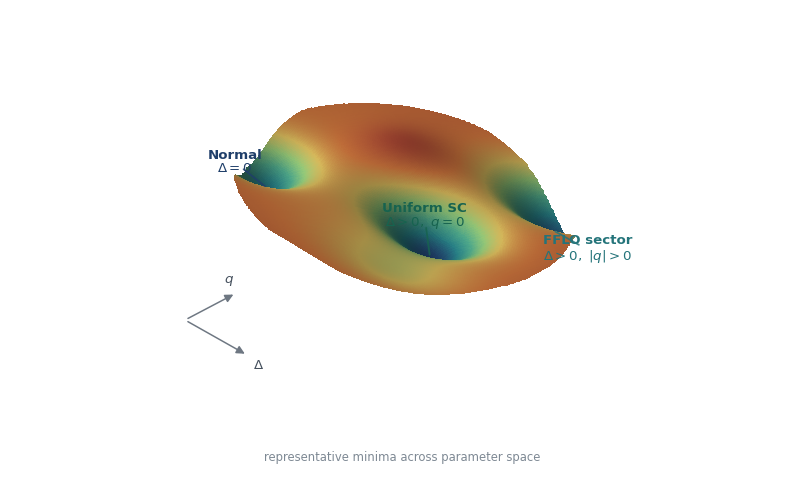
#> input picture figures/fig1_engine_v3/landscape_asset_gate/candidate_A_compact_hero.png, 805 x 480 px
$ python -i build_landscape_gate.py   (imports and definitions only)
#> lines starting #> are read from the running program, lines starting #| are printed output that depends on the picture
#> further down, picture is the input picture: PIL image 805x480 RGBA; mean R, G, B, A 241.3, 238.3, 232.4, 255
#!/usr/bin/env python3
"""Build the compact thermodynamic-landscape A/B asset gate without touching Fig.1."""

from __future__ import annotations

import csv
import hashlib
import json
import math
import shutil
import sys
import tempfile
from dataclasses import dataclass
from pathlib import Path

import matplotlib as mpl
# [1 line not run here, left out]
import matplotlib.pyplot as plt
import numpy as np
import yaml
from matplotlib.colors import LightSource, LinearSegmentedColormap
from matplotlib.lines import Line2D
from mpl_toolkits.mplot3d import proj3d
from PIL import Image, ImageChops, ImageDraw, ImageFilter, ImageOps


HERE = Path(__file__).resolve().parent
V3 = HERE.parent
PROJECT_ROOT = V3.parents[1]
sys.path.insert(0, str(HERE))
from validate_landscape_geometry import self_test, validate  # noqa: E402


CANVAS = (805, 480)
DPI = 120
AXES_RECT = [0.025, 0.04, 0.95, 0.92]
PALETTE = ["#203F6A", "#24747A", "#46957A", "#87B66D", "#D3B65A", "#D1773E", "#A94733"]
MINIMA = {
    "normal": (0.07, -0.23),
    "uniform": (0.58, 0.00),
    "fflo": (0.74, 0.64),
}
LABEL_TEXT = {
    "normal": ("Normal", r"$\Delta=0$"),
    "uniform": ("Uniform SC", r"$\Delta>0,\ q=0$"),
    "fflo": ("FFLO sector", r"$\Delta>0,\ |q|>0$"),
}
LABEL_COLORS = {"normal": "#203F6A", "uniform": "#17634F", "fflo": "#24747A"}
LABEL_OFFSETS = {"normal": (-30, -24), "uniform": (-5, -38), "fflo": (32, 18)}
PROHIBITED = [
    "topology determined by free-energy depth",
    "cFFLO and tFFLO are simultaneous minima at one parameter point",
    "ML replaces the solver",
]


@dataclass(frozen=True)
class Camera:
    camera_id: str
    elev: float
    azim: float
    box_aspect: tuple[float, float, float]


CAMERAS = [
    Camera("camera_1", 27, -58, (1.45, 1.00, 0.82)),
    Camera("camera_2", 30, -50, (1.40, 1.00, 0.86)),
    Camera("camera_3", 33, -44, (1.35, 1.00, 0.82)),
    Camera("camera_4", 29, -54, (1.42, 1.00, 0.90)),
    Camera("camera_5", 32, -42, (1.34, 1.00, 0.78)),
    Camera("camera_6", 34, -40, (1.30, 1.00, 0.74)),
]


def sha256(path: Path) -> str:
    return hashlib.sha256(path.read_bytes()).hexdigest()


# [9 lines left out: function illustrative_surface, not called in this run]


def surface_value(delta: float, q: float) -> float:
    return float(illustrative_surface(np.asarray(delta), np.asarray(q)))


# [5 lines left out: function _mesh, not called in this run]


def _terrain_domain(delta: np.ndarray, q: np.ndarray) -> np.ndarray:
    """Compact illustrative parameter-space patch; not a physical phase boundary."""
    return ((delta - 0.49) / 0.51) ** 2 + ((q + 0.01) / 0.80) ** 2 <= 1.0


# [4 lines left out: function _project, not called in this run]


def _triangle_area(points: list[tuple[float, float]]) -> float:
    (x1, y1), (x2, y2), (x3, y3) = points
    return abs(x1 * (y2 - y3) + x2 * (y3 - y1) + x3 * (y1 - y2)) / 2


def _axis_angle(first: np.ndarray, second: np.ndarray) -> float:
    cosine = float(np.dot(first, second) / (np.linalg.norm(first) * np.linalg.norm(second)))
    return math.degrees(math.acos(max(-1.0, min(1.0, cosine))))


# [329 lines left out: functions _surface_figure, measure_camera, _choose_cameras, _label_candidate, build_candidate, audit_current and 3 more, not called in this run]


def _blur_saliency(image: Image.Image) -> Image.Image:
    gray = ImageOps.grayscale(image.convert("RGB"))
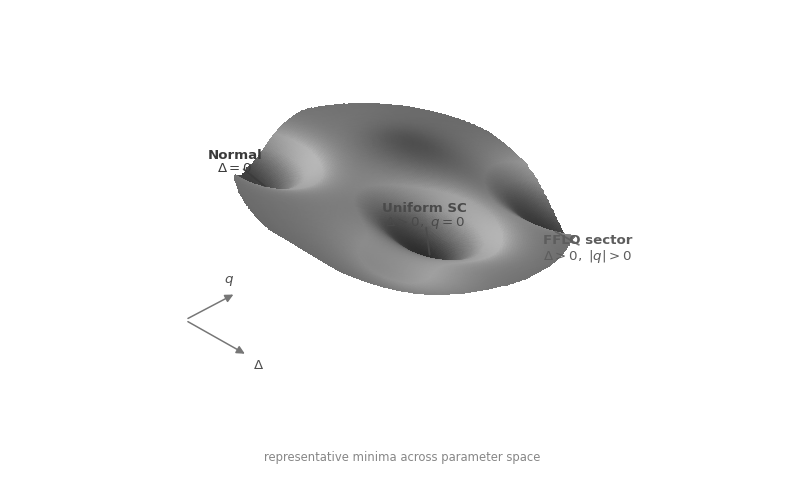
#> gray: PIL image 805x480 L; min 45, max 255, mean 238.5
    blurred = gray.filter(ImageFilter.GaussianBlur(radius=max(2.0, image.width * 0.00375)))
    ink = ImageChops.difference(Image.new("L", gray.size, 255), blurred)
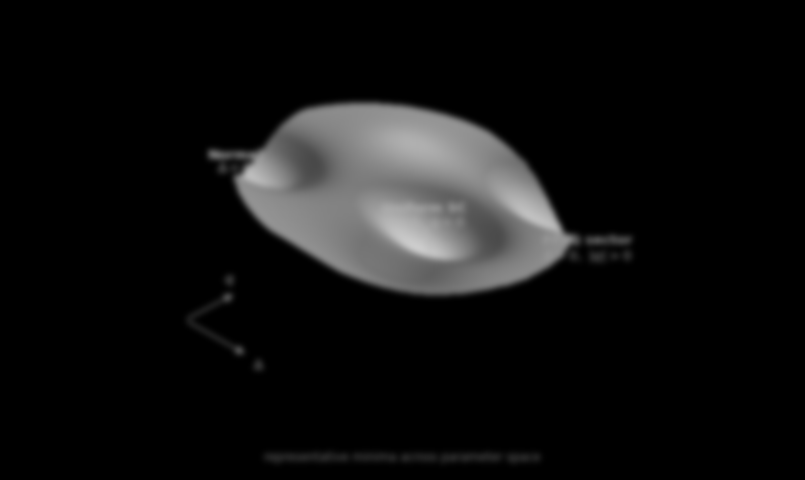
#> ink: PIL image 805x480 L; min 0, max 204, mean 16.5
    return ImageOps.colorize(ink, black="#FFFFFF", white="#193B6A").convert("RGB")
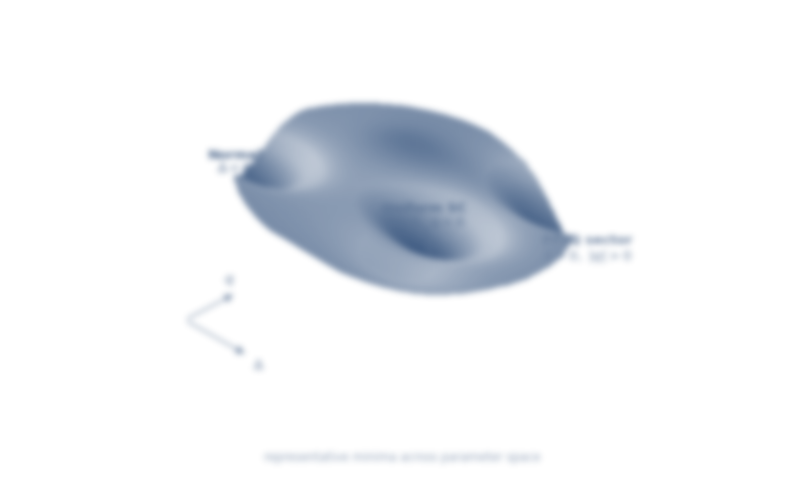
#> returned value: PIL image 805x480 RGB; mean R, G, B 240, 242.2, 245.3


# [242 lines left out: functions build_comparisons, write_audit, write_metrics_csv, write_gate_report, main, not called in this run]


# [2 lines not run here, left out]

>>> from PIL import Image
>>> picture = Image.open('candidate_A_compact_hero.png')
>>> result = _blur_saliency(picture)
